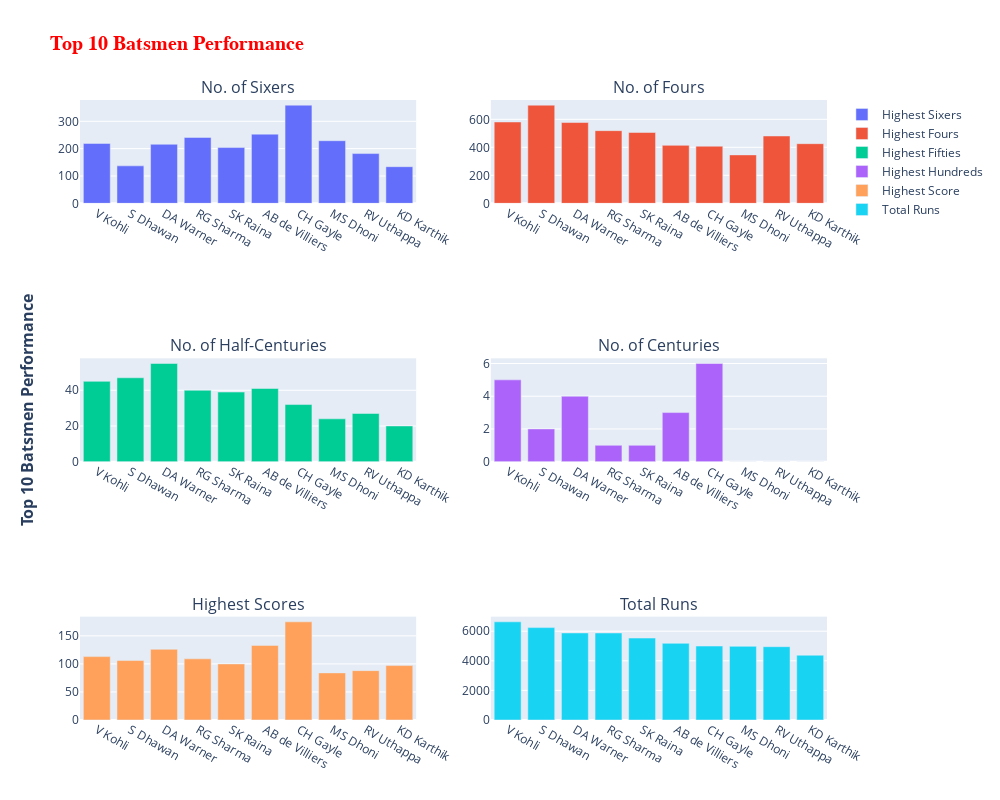

This figure's notebook cell:
### Code cell
# top_batsman_score

fig = make_subplots(cols=2,rows=3,
    vertical_spacing = 0.25, horizontal_spacing=.1,
                    subplot_titles=["No. of Sixers","No. of Fours",
                                    "No. of Half-Centuries","No. of Centuries",
                                   "Highest Scores", "Total Runs"],
                    y_title="<b>Top 10 Batsmen Performance</b>"
    )
fig.add_trace(go.Bar(x=top_batsman_score.batsman,y=top_batsman_score.sixers,name="Highest Sixers"),row=1,col=1)
fig.add_trace(go.Bar(x=top_batsman_score.batsman,y=top_batsman_score.fours,name="Highest Fours"),row=1,col=2)
fig.add_trace(go.Bar(x=top_batsman_score.batsman,y=top_batsman_score.fifties,name="Highest Fifties"),row=2,col=1)
fig.add_trace(go.Bar(x=top_batsman_score.batsman,y=top_batsman_score.hundreds,name="Highest Hundreds"),row=2,col=2)
fig.add_trace(go.Bar(x=top_batsman_score.batsman,y=top_batsman_score.heighest_score,name="Highest Score"),row=3,col=1)
fig.add_trace(go.Bar(x=top_batsman_score.batsman,y=top_batsman_score.total_runs,name="Total Runs"),row=3,col=2)
fig.update_layout(height=800,width=1000, title_text="<b>Top 10 Batsmen Performance</b>",
                  title_font_family="Times New Roman",title_font_color="red",
                  title_font_size=20,)
fig.show()

### Figure 1 — Plotly figure (JSON) as saved in the notebook; plotly's stock layout.template omitted (floating-point values rounded to 4 significant figures)
{"data": [{"name": "Highest Sixers", "type": "bar", "x": ["V Kohli", "S Dhawan", "DA Warner", "RG Sharma", "SK Raina", "AB de Villiers", "CH Gayle", "MS Dhoni", "RV Uthappa", "KD Karthik"], "xaxis": "x", "y": [219, 137, 216, 241, 204, 253, 359, 229, 182, 134], "yaxis": "y"}, {"name": "Highest Fours", "type": "bar", "x": ["V Kohli", "S Dhawan", "DA Warner", "RG Sharma", "SK Raina", "AB de Villiers", "CH Gayle", "MS Dhoni", "RV Uthappa", "KD Karthik"], "xaxis": "x2", "y": [581, 701, 577, 519, 506, 414, 408, 346, 481, 426], "yaxis": "y2"}, {"name": "Highest Fifties", "type": "bar", "x": ["V Kohli", "S Dhawan", "DA Warner", "RG Sharma", "SK Raina", "AB de Villiers", "CH Gayle", "MS Dhoni", "RV Uthappa", "KD Karthik"], "xaxis": "x3", "y": [45, 47, 55, 40, 39, 41, 32, 24, 27, 20], "yaxis": "y3"}, {"name": "Highest Hundreds", "type": "bar", "x": ["V Kohli", "S Dhawan", "DA Warner", "RG Sharma", "SK Raina", "AB de Villiers", "CH Gayle", "MS Dhoni", "RV Uthappa", "KD Karthik"], "xaxis": "x4", "y": [5, 2, 4, 1, 1, 3, 6, 0, 0, 0], "yaxis": "y4"}, {"name": "Highest Score", "type": "bar", "x": ["V Kohli", "S Dhawan", "DA Warner", "RG Sharma", "SK Raina", "AB de Villiers", "CH Gayle", "MS Dhoni", "RV Uthappa", "KD Karthik"], "xaxis": "x5", "y": [113, 106, 126, 109, 100, 133, 175, 84, 88, 97], "yaxis": "y5"}, {"name": "Total Runs", "type": "bar", "x": ["V Kohli", "S Dhawan", "DA Warner", "RG Sharma", "SK Raina", "AB de Villiers", "CH Gayle", "MS Dhoni", "RV Uthappa", "KD Karthik"], "xaxis": "x6", "y": [6634, 6244, 5883, 5881, 5536, 5181, 4997, 4978, 4954, 4377], "yaxis": "y6"}], "layout": {"annotations": [{"font": {"size": 16}, "showarrow": false, "text": "No. of Sixers", "x": 0.225, "xanchor": "center", "xref": "paper", "y": 1.0, "yanchor": "bottom", "yref": "paper"}, {"font": {"size": 16}, "showarrow": false, "text": "No. of Fours", "x": 0.775, "xanchor": "center", "xref": "paper", "y": 1.0, "yanchor": "bottom", "yref": "paper"}, {"font": {"size": 16}, "showarrow": false, "text": "No. of Half-Centuries", "x": 0.225, "xanchor": "center", "xref": "paper", "y": 0.5833, "yanchor": "bottom", "yref": "paper"}, {"font": {"size": 16}, "showarrow": false, "text": "No. of Centuries", "x": 0.775, "xanchor": "center", "xref": "paper", "y": 0.5833, "yanchor": "bottom", "yref": "paper"}, {"font": {"size": 16}, "showarrow": false, "text": "Highest Scores", "x": 0.225, "xanchor": "center", "xref": "paper", "y": 0.1667, "yanchor": "bottom", "yref": "paper"}, {"font": {"size": 16}, "showarrow": false, "text": "Total Runs", "x": 0.775, "xanchor": "center", "xref": "paper", "y": 0.1667, "yanchor": "bottom", "yref": "paper"}, {"font": {"size": 16}, "showarrow": false, "text": "<b>Top 10 Batsmen Performance</b>", "textangle": -90, "x": 0, "xanchor": "right", "xref": "paper", "xshift": -40, "y": 0.5, "yanchor": "middle", "yref": "paper"}], "height": 800, "title": {"font": {"color": "red", "family": "Times New Roman", "size": 20}, "text": "<b>Top 10 Batsmen Performance</b>"}, "width": 1000, "xaxis": {"anchor": "y", "domain": [0, 0.45]}, "xaxis2": {"anchor": "y2", "domain": [0.55, 1]}, "xaxis3": {"anchor": "y3", "domain": [0, 0.45]}, "xaxis4": {"anchor": "y4", "domain": [0.55, 1]}, "xaxis5": {"anchor": "y5", "domain": [0, 0.45]}, "xaxis6": {"anchor": "y6", "domain": [0.55, 1]}, "yaxis": {"anchor": "x", "domain": [0.8333, 1.0]}, "yaxis2": {"anchor": "x2", "domain": [0.8333, 1.0]}, "yaxis3": {"anchor": "x3", "domain": [0.4167, 0.5833]}, "yaxis4": {"anchor": "x4", "domain": [0.4167, 0.5833]}, "yaxis5": {"anchor": "x5", "domain": [0, 0.1667]}, "yaxis6": {"anchor": "x6", "domain": [0, 0.1667]}}}
